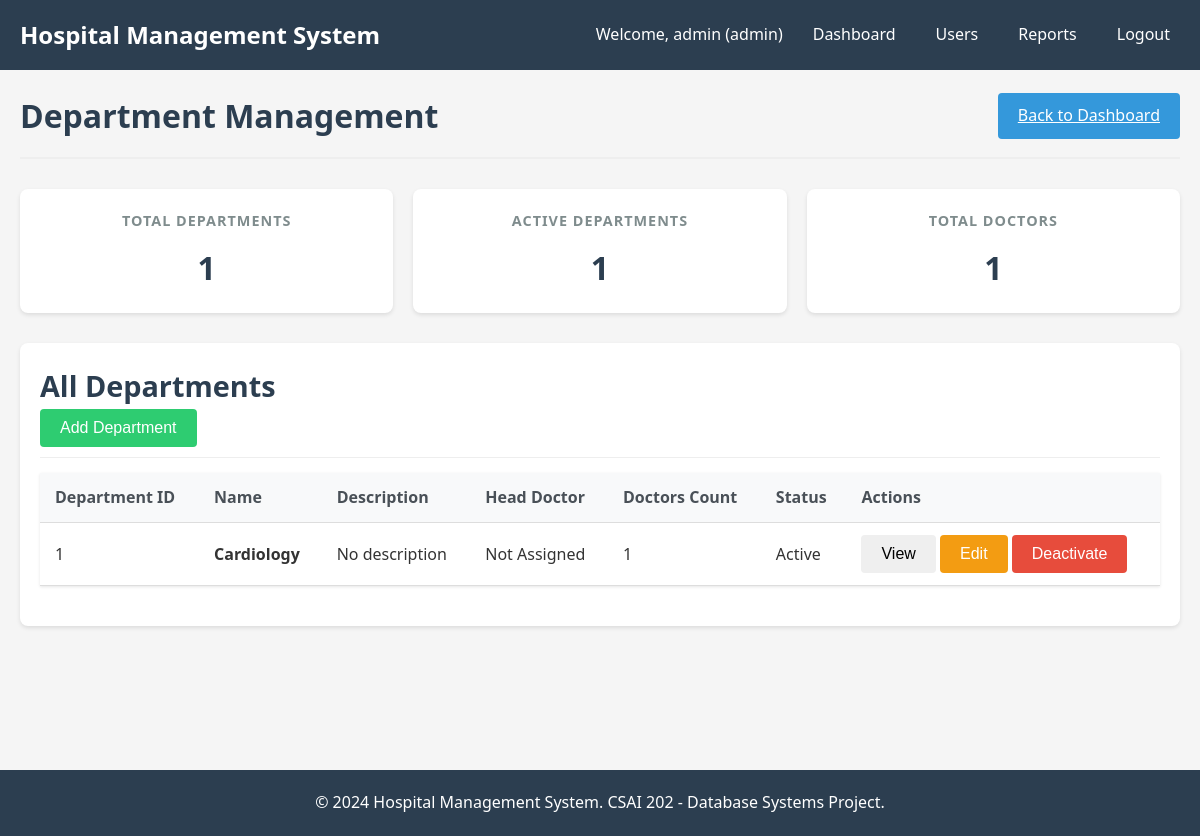
The app's page /admin/departments (signed in) with its own data.
### models/user.py (models this page shows, shortened)
class User(db.Model, UserMixin):
    __tablename__ = 'user_account'
    user_id = db.Column(db.Integer, primary_key=True)
    username = db.Column(db.String(50), unique=True, nullable=False)
    password = db.Column(db.String(200), nullable=False)
    role = db.Column(db.String(20), nullable=False)
    doctor = db.relationship('Doctor', backref='user', uselist=False)
    nurse = db.relationship('Nurse', backref='user', uselist=False)
    receptionist = db.relationship('Receptionist', backref='user', uselist=False)
    @property
    def is_admin(self):
        return self.role == 'admin'

### models/department.py (models this page shows)
class Department(db.Model):
    __tablename__ = 'department'
    dept_id = db.Column(db.Integer, primary_key=True)
    name = db.Column(db.String(100), nullable=False)
    description = db.Column(db.Text)
    status = db.Column(db.String(20), default='Active')
    head_doctor_id = db.Column(db.Integer, db.ForeignKey('doctor.doc_id'))
    doctors = db.relationship('Doctor', back_populates='department', lazy=True, foreign_keys='Doctor.dept_id')
    rooms = db.relationship('RoomBed', back_populates='department', lazy=True)
    head_doctor = db.relationship('Doctor', foreign_keys=[head_doctor_id], backref='headed_departments')

### controllers/admin_controller.py (the view)
@admin_bp.route('/departments')
@login_required
@admin_required
def departments():
    departments = Department.query.all()
    return render_template('admin/departments.html', departments=departments)

### templates/admin/departments.html (shortened to what this page needs)
{% extends "base.html" %}
{% block content %}
<div class="page-header">
    <h1>Department Management</h1>
    <a href="{{ url_for('admin.dashboard') }}" class="btn btn-primary">Back to Dashboard</a>
</div>
<div class="dashboard-stats">
    <div class="stat-card">
        <h3>Total Departments</h3>
        <div class="number">{{ departments|length }}</div>
    </div>
    <div class="stat-card">
        <h3>Active Departments</h3>
        <div class="number">{{ departments|selectattr('status', 'equalto', 'Active')|list|length }}</div>
    </div>
    <div class="stat-card">
        <h3>Total Doctors</h3>
        <div class="number">{{ departments|map(attribute='doctors')|map('length')|sum if departments else 0 }}</div>
    </div>
</div>
<div class="card">
    <div class="card-header">
        <h2>All Departments</h2>
        <button class="btn btn-success" data-toggle="modal" data-target="#addDepartmentModal">
             Add Department
        </button>
    </div>
    {% if departments %}
    <div class="table-responsive">
        <table class="table">
            <thead>
                <tr>
                    <th>Department ID</th>
                    <th>Name</th>
                    <th>Description</th>
                    <th>Head Doctor</th>
                    <th>Doctors Count</th>
                    <th>Status</th>
                    <th>Actions</th>
                </tr>
            </thead>
            <tbody>
                {% for dept in departments %}
                <tr>
                    <td>{{ dept.dept_id }}</td>
                    <td>
                        <strong>{{ dept.name }}</strong>
                    </td>
                    <td>{{ dept.description[:100] if dept.description else 'No description' }}{% if dept.description and dept.description|length > 100 %}...{% endif %}</td>
                    <td>
                        {% if dept.head_doctor %}
                            Dr. {{ dept.head_doctor.name }}
                        {% else %}
                            <span class="text-muted">Not Assigned</span>
                        {% endif %}
                    </td>
                    <td>
                        <span class="badge badge-primary">{{ dept.doctors|length }}</span>
                    </td>
                    <td>
                        <span class="badge badge-{{
                            'success' if dept.status == 'Active'
                            else 'secondary' if dept.status == 'Inactive'
                            else 'warning' }}">
                            {{ dept.status }}
                        </span>
                    </td>
                    <td>
                        <button class="btn btn-sm btn-info view-btn" data-department-id="{{ dept.dept_id }}">
                             View
                        </button>
                        <button class="btn btn-sm btn-warning edit-btn" data-department-id="{{ dept.dept_id }}">
                             Edit
                        </button>
                        {% if dept.status == 'Active' %}
                        <form method="POST" action="{{ url_for('admin.toggle_department_status', dept_id=dept.dept_id) }}" style="display: inline;">
                            <button type="submit" class="btn btn-sm btn-danger" onclick="return confirm('Are you sure you want to deactivate this department?')">Deactivate</button>
                        </form>
                        {% else %}
                        <form method="POST" action="{{ url_for('admin.toggle_department_status', dept_id=dept.dept_id) }}" style="display: inline;">
                            <button type="submit" class="btn btn-sm btn-success">Activate</button>
                        </form>
                        {% endif %}
                    </td>
                </tr>
                {% endfor %}
            </tbody>
        </table>
    </div>
    {% endif %}
</div>
{% endblock %}

### templates/base.html (shortened to what this page needs)
<!DOCTYPE html>
<html lang="en">
<head>
    <link rel="stylesheet" href="{{ url_for('static', filename='css/style.css') }}">
    <link rel="stylesheet" href="{{ url_for('static', filename='css/dashboard.css') }}">
    <link rel="stylesheet" href="{{ url_for('static', filename='css/forms.css') }}">
</head>
<body>
    <div class="header">
        <div class="navbar">
            <a href="{{ url_for('index') }}" class="logo">Hospital Management System</a>
            <ul class="nav-links">
                {% if current_user.is_authenticated %}
                    <li>Welcome, {{ current_user.username }} ({{ current_user.role }})</li>
                    <li><a href="{{ url_for('index') }}">Dashboard</a></li>
                    {% if current_user.is_admin %}
                        <li><a href="{{ url_for('admin.users') }}">Users</a></li>
                        <li><a href="{{ url_for('admin.reports') }}">Reports</a></li>
                    {% elif current_user.is_doctor %}
                        <li><a href="{{ url_for('doctor.appointments') }}">Appointments</a></li>
                        <li><a href="{{ url_for('doctor.patients') }}">Patients</a></li>
                    {% elif current_user.is_nurse %}
                        <li><a href="{{ url_for('nurse.patients') }}">Patients</a></li>
                        <li><a href="{{ url_for('nurse.beds') }}">Beds</a></li>
                    {% elif current_user.is_receptionist %}
                        <li><a href="{{ url_for('receptionist.appointments') }}">Appointments</a></li>
                        <li><a href="{{ url_for('receptionist.billing') }}">Billing</a></li>
                    {% endif %}
                    <li><a href="{{ url_for('auth.logout') }}">Logout</a></li>
                {% else %}
                    <li><a href="{{ url_for('auth.login') }}">Login</a></li>
                {% endif %}
            </ul>
        </div>
    </div>
    <div class="container">
        <div class="content">
            {% block content %}{% endblock %}
        </div>
    </div>
    <footer class="footer">
        <p>&copy; 2024 Hospital Management System. CSAI 202 - Database Systems Project.</p>
    </footer>
</body>
</html>

### static/css/style.css (style rules this page uses)
* { margin: 0; padding: 0; box-sizing: border-box; }
body { font-family: 'Segoe UI', Tahoma, Geneva, Verdana, sans-serif; background-color: #f5f5f5; color: #333; line-height: 1.6; }
.container { width: 100%; max-width: 1200px; margin: 0 auto; padding: 20px; min-height: calc(100vh - 140px); }
.header { background-color: #2c3e50; color: white; padding: 1rem 0; }
.navbar { display: flex; justify-content: space-between; align-items: center; padding: 0 20px; }
.logo { font-size: 1.5rem; font-weight: bold; color: white; text-decoration: none; }
.nav-links { display: flex; list-style: none; gap: 20px; align-items: center; }
.nav-links li { color: white; }
.nav-links a { color: white; text-decoration: none; padding: 5px 10px; border-radius: 4px; transition: background-color 0.3s; }
.btn { padding: 10px 20px; border: none; border-radius: 4px; font-size: 16px; cursor: pointer; transition: background-color 0.3s; }
.btn-primary { background-color: #3498db; color: white; }
.btn-success { background-color: #2ecc71; color: white; }
.btn-danger { background-color: #e74c3c; color: white; }
.btn-warning { background-color: #f39c12; color: white; }
.table { width: 100%; border-collapse: collapse; margin-bottom: 20px; background: white; box-shadow: 0 1px 3px rgba(0,0,0,0.1); }
.table th, .table td { padding: 12px 15px; text-align: left; border-bottom: 1px solid #ddd; }
.table th { background-color: #f8f9fa; font-weight: 600; color: #495057; }
.card { background: white; border-radius: 8px; padding: 20px; margin-bottom: 20px; box-shadow: 0 2px 4px rgba(0,0,0,0.1); }
.card-header { border-bottom: 1px solid #eee; padding-bottom: 10px; margin-bottom: 15px; font-size: 1.2rem; font-weight: 600; color: #2c3e50; }
.footer { background-color: #2c3e50; color: white; text-align: center; padding: 20px; margin-top: 40px; }
.dashboard-stats { display: grid; grid-template-columns: repeat(auto-fit, minmax(250px, 1fr)); gap: 20px; margin-bottom: 30px; }
.stat-card { background: white; padding: 20px; border-radius: 8px; box-shadow: 0 2px 4px rgba(0,0,0,0.1); text-align: center; }
.stat-card h3 { color: #7f8c8d; margin-bottom: 10px; font-size: 0.9rem; text-transform: uppercase; letter-spacing: 1px; }
.stat-card .number { font-size: 2rem; font-weight: bold; color: #2c3e50; }

### static/css/dashboard.css (style rules this page uses)
.page-header { display: flex; justify-content: space-between; align-items: center; margin-bottom: 30px; padding-bottom: 15px; border-bottom: 2px solid #eee; }
.page-header h1 { color: #2c3e50; margin: 0; }

### records on screen
User: username "admin", role "admin"
Department: dept_id "1", name "Cardiology", description "No description", doctors|length "1", status "Active"

### other values on screen
{{ departments|length }} "1"
{{ departments|selectattr('status', 'equalto', 'Active')|list|length }} "1"
